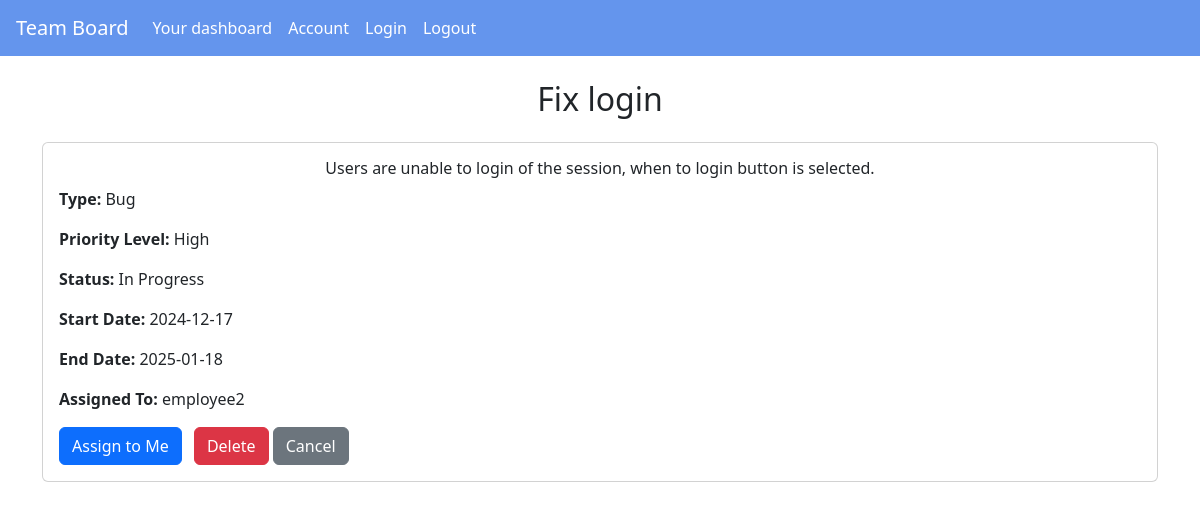
The app's page /tickets/2/details (signed in) with its own data.
### app/models.py (models this page shows, shortened)
class Ticket(db.Model):
    id = db.Column(db.Integer, primary_key=True)
    title = db.Column(db.String(80), nullable=False)
    type_of_ticket = db.Column(db.String(80), nullable=False)
    priority_level = db.Column(db.String(80), nullable=False)
    start_date = db.Column(db.Date, nullable=False)
    end_date = db.Column(db.Date, nullable=False)
    status = db.Column(db.String(20), default='To DO', nullable=False)
    description = db.Column(db.Text, nullable=False)
    assigned_to = db.Column(db.Integer, db.ForeignKey('user.id'), nullable=True)
    tickets_assigned = db.relationship('User', backref='tickets', lazy=True)

class User(db.Model, UserMixin):
    id = db.Column(db.Integer, primary_key=True)
    username = db.Column(db.String(80), unique=True, nullable=False)
    password_hash = db.Column(db.String(128), nullable=False)
    role = db.Column(db.String(80), nullable=False, default='employee') # is the user 'manager' or 'employee'

### app/routes.py (the view)
@app_routes.route('/tickets/<int:id>/details')
@login_required
def ticket_details(id):
    ticket = Ticket.query.get(id)
    return render_template('ticket_details.html', ticket=ticket) # Redirect to the details view and pass the selected ticket from ID

### app/__init__.py (called while the page is built)
def create_app():
    app = Flask(__name__)
    app.secret_key = 'your_secret_key'
    app.config.from_object('config.Config')
    login_manager.init_app(app)
    bcrypt.init_app(app)
    db.init_app(app)
    migrate = Migrate(app, db)
    login_manager.login_view = 'routes.login'
    @login_manager.user_loader
    def load_user(user_id):
        return User.query.get(int(user_id))
    from .routes import app_routes
    app.register_blueprint(app_routes)
    with app.app_context():
        db.drop_all()
        db.create_all()
        seed_data()
    return app

### app/templates/ticket_details.html (shortened to what this page needs)
{% extends "base.html" %}
{% block content %}
<div class="container">
    <h2 class="text-center mt-4">{{ ticket.title }}</h2>
    <div class="card mt-4">
        <div class="card-body">
            <h6 class="text-center">{{ ticket.description }}</h6>
            <p class="card-text"><strong>Type:</strong> {{ ticket.type_of_ticket }}</p>
            <p class="card-text"><strong>Priority Level:</strong> {{ ticket.priority_level }}</p>
            <p class="card-text"><strong>Status:</strong> {{ ticket.status }}</p>
            <p class="card-text"><strong>Start Date:</strong> {{ ticket.start_date }}</p>
            <p class="card-text"><strong>End Date:</strong> {{ ticket.end_date }}</p>
            <p class="card-text"><strong>Assigned To:</strong>
                {{ ticket.tickets_assigned.username if ticket.tickets_assigned else 'Unassigned' }}
            </p>
            {% if current_user.role == "employee" %}
                <form method="POST" action="{{ url_for('routes.assign_ticket', id=ticket.id) }}"  class="d-inline me-2">
                    <button type="submit" class="btn btn-primary">Assign to Me</button>
                </form>
            {% endif %}
            <form method="POST" action="{{ url_for('routes.delete_ticket', id=ticket.id) }}" id="delete-ticket-{{ ticket.id }}" class="d-inline">
                <button type="button" class="btn btn-danger" onclick="confirmDelete({{ ticket.id }});">Delete</button>
            </form>
            <a href="{{ url_for('routes.index') }}" class="btn btn-secondary">Cancel</a>
        </div>
    </div>
</div>
{% endblock %}

### app/static/css/styles.css (style rules this page uses)
body { background-color: #f8f9fa; font-family: 'Arial', sans-serif; }
.container { margin-top: 20px; }
.btn-primary { background-color: #007bff; border-color: #007bff; }
.btn-danger { background-color: #dc3545; border-color: #dc3545; }

### records on screen
Ticket: title "Fix login", description "Users are unable to login of the session, when to login button is selected.", type_of_ticket "Bug", priority_level "High", status "In Progress", start_date "2024-12-17", end_date "2025-01-18"
User: tickets_assigned "employee2"
